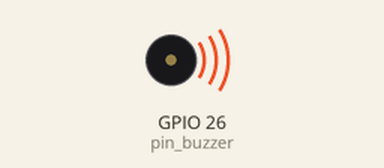
Recording of a program running on a simulated Raspberry Pi (BCM pin numbers). On the bench: buzzer (waves = sounding). At 17.5 s the program stops and its outputs stay as they are.

Above: at 0.1 s.
At 17.6 s:
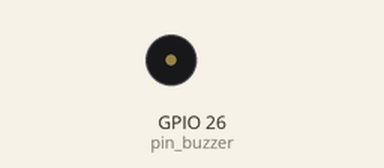
Timing chart, 0 to 19.0 s (numbered marks = the images above):
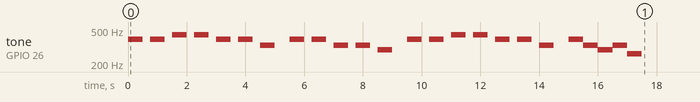

Measured:
- by itself, tone on GPIO 26 (pin_buzzer): plays 391 Hz for 0.50 s, 391 Hz for 0.50 s, 440 Hz for 0.50 s, 440 Hz for 0.50 s, 391 Hz for 0.50 s, 391 Hz for 0.50 s … (24 notes in this stretch)

The program:

010_2_BUZZER_2.py
```python
import RPi.GPIO as GPIO
import time

GPIO.setmode(GPIO.BCM)

pin_buzzer = 26

scale = [262, 294, 330, 349, 391, 440, 493, 523]

GPIO.setup(pin_buzzer, GPIO.OUT)

pwm = GPIO.PWM(pin_buzzer, 1)
pwm.start(90)


def sol():
    pwm.ChangeFrequency(391)
    time.sleep(0.5)


def la():
    pwm.ChangeFrequency(440)
    time.sleep(.5)


def mi():
    pwm.ChangeFrequency(330)
    time.sleep(.5)


def re():
    pwm.ChangeFrequency(294)
    time.sleep(.5)


def do():
    pwm.ChangeFrequency(262)
    time.sleep(.5)


def sol2():
    for i in range(2):
        sol()
        pwm.stop()
        time.sleep(.25)
        pwm.start(90)


def la2():
    for i in range(2):
        la()
        pwm.stop()
        time.sleep(.25)
        pwm.start(90)


def mi2():
    for i in range(2):
        mi()
        pwm.stop()
        time.sleep(.25)
        pwm.start(90)


sol2()
la2()
sol2()
mi()
pwm.stop()
time.sleep(.5)
pwm.start(90)
sol2()
mi2()
re()
pwm.stop()
time.sleep(.5)
pwm.start(90)
sol2()
la2()
sol2()
mi()
pwm.stop()
time.sleep(.5)
pwm.start(90)
sol()
mi()
re()
mi()
do()


pwm.stop()
GPIO.cleanup()
```
